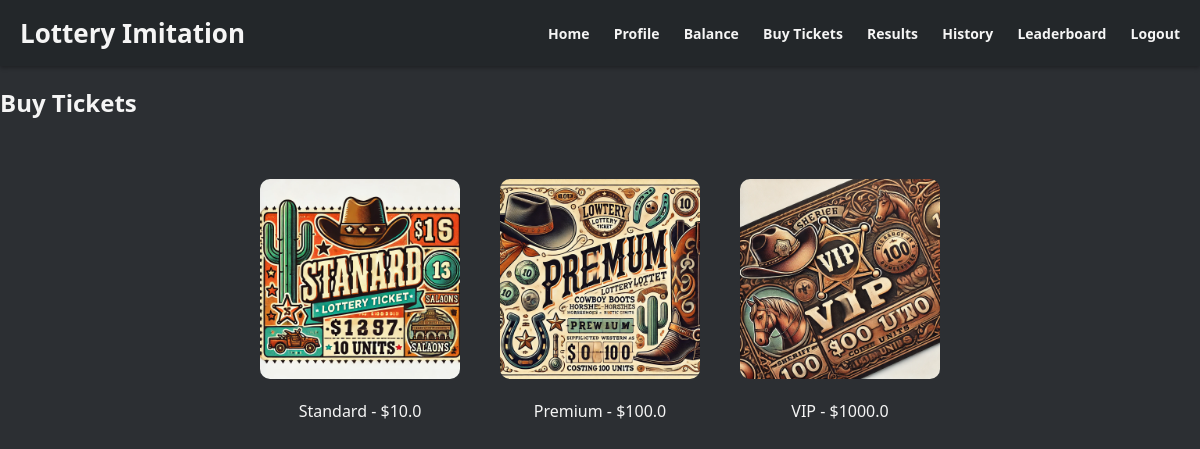
/buy_tickets (signed in), run on the app's committed database.
### app/models.py (models this page shows)
class Ticket(db.Model):
    __tablename__ = 'ticket'
    id = db.Column(db.Integer, primary_key=True)
    type = db.Column(db.String(50), nullable=False)
    price = db.Column(db.Float, nullable=False)
    min_win = db.Column(db.Float, nullable=False)
    max_win = db.Column(db.Float, nullable=False)

### app/views.py (the view, shortened to what this page needs)
@views.route('/buy_tickets', methods=['GET', 'POST'])
def buy_tickets():
    form = TicketPurchaseForm()
    user_id = session.get('user_id')
    if not user_id:
        flash('Please log in to buy tickets.', 'warning')
        return redirect(url_for('views.login'))
    user = User.query.get(user_id)
    tickets = Ticket.query.all()
    return render_template('buy_tickets.html', form=form, tickets=tickets, user=user)

### app/templates/buy_tickets.html (shortened to what this page needs)
{% extends "layout.html" %}
{% block content %}
<h2>Buy Tickets</h2>
<div id="ticket-selection">
    {% for ticket in tickets %}
    <div class="ticket-option" onclick="selectTicket('{{ ticket.type }}', {{ ticket.price }})">
        <img src="{{ url_for('static', filename='images/' + ticket.type.lower() + '.png') }}" alt="{{ ticket.type }}" class="ticket-image">
        <p>{{ ticket.type }} - ${{ ticket.price }}</p>
    </div>
    {% endfor %}
</div>
{% endblock %}

### app/templates/layout.html (shortened to what this page needs)
<!DOCTYPE html>
<html lang="en">
<head>
    <link rel="stylesheet" href="{{ url_for('static', filename='css/style.css') }}">
</head>
<body>
    <header>
        <h1>Lottery Imitation</h1>
        <nav>
            <a href="{{ url_for('views.index') }}">Home</a>
            {% if not session.get('user_id') %}
                <a href="{{ url_for('views.register') }}">Register</a>
                <a href="{{ url_for('views.login') }}">Login</a>
            {% else %}
                <a href="{{ url_for('views.profile') }}">Profile</a>
                <a href="{{ url_for('views.balance') }}">Balance</a>
                <a href="{{ url_for('views.buy_tickets') }}">Buy Tickets</a>
                <a href="{{ url_for('views.results') }}">Results</a>
                <a href="{{ url_for('views.history') }}">History</a>
                <a href="{{ url_for('views.leaderboard') }}">Leaderboard</a>
                <a href="{{ url_for('views.logout') }}">Logout</a>
            {% endif %}
        </nav>
    </header>
    <main>
        {% block content %}{% endblock %}
    </main>
</body>
</html>

### app/static/css/style.css (style rules this page uses)
body { font-family: 'Segoe UI', Tahoma, Geneva, Verdana, sans-serif; margin: 0; padding: 0; background-color: #2c2f33; color: #f5f5f5; }
header { background-color: #23272a; color: #f5f5f5; padding: 15px 20px; display: flex; justify-content: space-between; align-items: center; box-shadow: 0 2px 4px rgba(0, 0, 0, 0.3); }
header h1 { font-size: 26px; margin: 0; }
header nav a { color: #f5f5f5; text-decoration: none; margin-left: 20px; font-weight: bold; font-size: 14px; transition: color 0.3s ease; }
#ticket-selection { display: flex; justify-content: center; align-items: center; flex-wrap: wrap; gap: 20px; margin-top: 50px; }
.ticket-option { text-align: center; margin: 10px; cursor: pointer; transition: transform 0.3s ease; }
.ticket-image { width: 200px; height: 200px; border-radius: 10px; transition: transform 0.3s ease; }

### data on the page
Ticket: shows a picture, type "Standard", price "10.0"
Ticket: shows a picture, type "Premium", price "100.0"
Ticket: shows a picture, type "VIP", price "1000.0"
